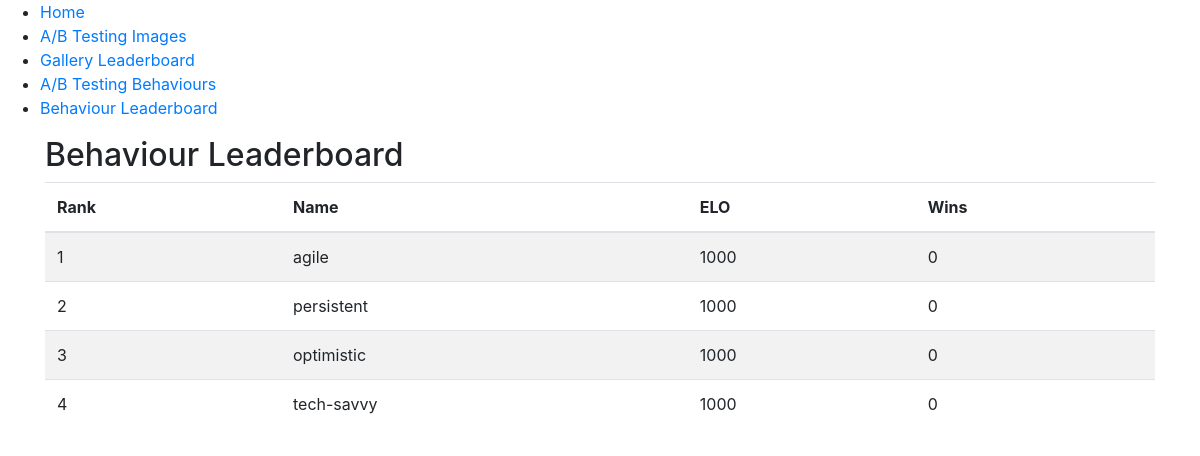
The page /behaviour_leaderboard on the database as committed earlier.
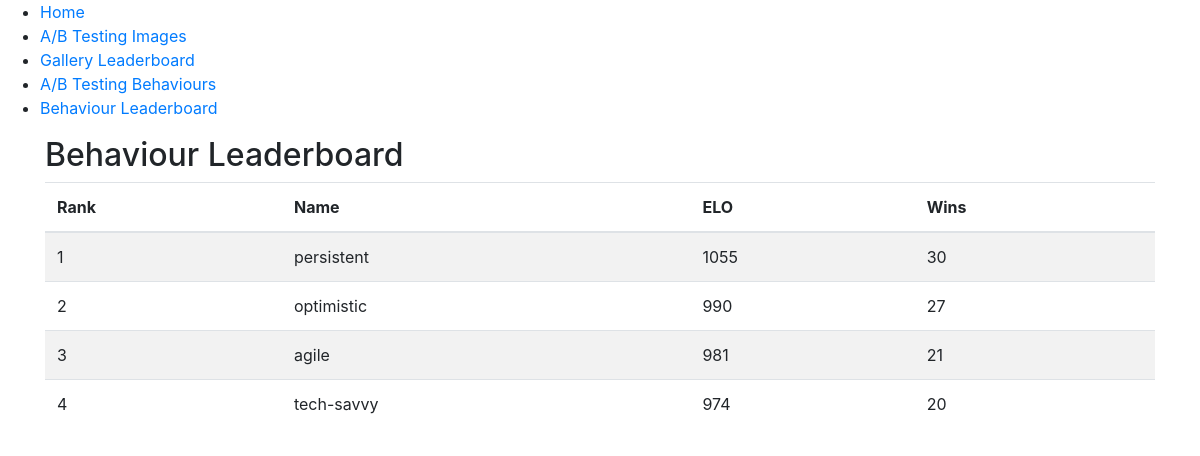
The same page on the database as committed later.
### tables this page shows
CREATE TABLE Behaviour (
            id INTEGER PRIMARY KEY AUTOINCREMENT,
            name TEXT NOT NULL UNIQUE,
            ELO INTEGER DEFAULT 1000,
            Wins INTEGER DEFAULT 0
        );

### app.py (the view)
@app.route('/behaviour_leaderboard')
def behaviour_leaderboard():
    leaderboard = get_behaviour_leaderboard()
    return render_template('behaviour_leaderboard.html', leaderboard=leaderboard)

### utils.py (called while the page is built)
def get_behaviour_leaderboard(limit=10):
    conn = sqlite3.connect('treehouse.db')
    cursor = conn.cursor()
    try:
        cursor.execute("SELECT name, ELO, Wins FROM Behaviour ORDER BY ELO DESC LIMIT ?", (limit,))
        leaderboard = cursor.fetchall()
        return leaderboard
    except Exception as e:
        print(f"Error retrieving behaviour leaderboard: {e}")
        return []
    finally:
        conn.close()

### templates/behaviour_leaderboard.html
{% extends 'base.html' %}
{% block content %}
    <h2>Behaviour Leaderboard</h2>
    <table class="table table-striped">
        <thead>
            <tr>
                <th>Rank</th>
                <th>Name</th>
                <th>ELO</th>
                <th>Wins</th>
            </tr>
        </thead>
        <tbody>
            {% for behaviour in leaderboard %}
                <tr>
                    <td>{{ loop.index }}</td>
                    <td>{{ behaviour[0] }}</td>
                    <td>{{ behaviour[1] }}</td>
                    <td>{{ behaviour[2] }}</td>
                </tr>
            {% endfor %}
        </tbody>
    </table>
{% endblock %}

Rows that differ between the two databases and show on the page:
changed Behaviour "persistent": ELO "1000" → "1055"; Wins "0" → "30"
changed Behaviour "optimistic": ELO "1000" → "990"; Wins "0" → "27"
changed Behaviour "agile": ELO "1000" → "981"; Wins "0" → "21"; moves down the list
changed Behaviour "tech-savvy": ELO "1000" → "974"; Wins "0" → "20"
